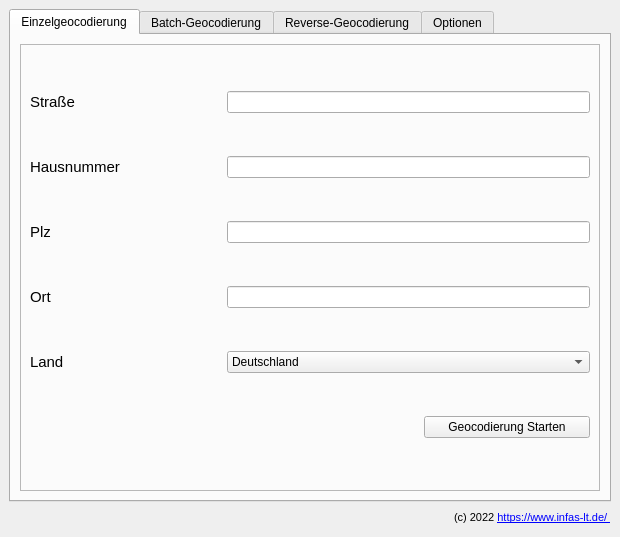
<?xml version="1.0" encoding="UTF-8"?>
<ui version="4.0">
 <class>infasLtGeocoderDockWidgetBase</class>
 <widget class="QDockWidget" name="infasLtGeocoderDockWidgetBase">
  <property name="geometry">
   <rect>
    <x>0</x>
    <y>0</y>
    <width>620</width>
    <height>537</height>
   </rect>
  </property>
  <property name="windowTitle">
   <string> infas LT Geocoder</string>
  </property>
  <widget class="QWidget" name="dockWidgetContents">
   <layout class="QGridLayout" name="gridLayout_3">
    <item row="0" column="0">
     <layout class="QHBoxLayout" name="horizontalLayout">
      <item>
       <widget class="QTabWidget" name="tabWidget">
        <property name="currentIndex">
         <number>0</number>
        </property>
        <widget class="QWidget" name="EinzelGeokodierung">
         <attribute name="title">
          <string>Einzelgeocodierung</string>
         </attribute>
         <layout class="QGridLayout" name="gridLayout_7">
          <item row="0" column="0">
           <widget class="QFrame" name="input_einzel">
            <property name="frameShape">
             <enum>QFrame::StyledPanel</enum>
            </property>
            <property name="frameShadow">
             <enum>QFrame::Raised</enum>
            </property>
            <layout class="QGridLayout" name="gridLayout">
             <item row="0" column="0">
              <widget class="QLabel" name="label_2">
               <property name="text">
                <string>&lt;html&gt;&lt;head/&gt;&lt;body&gt;&lt;p&gt;&lt;span style=&quot; font-size:11pt;&quot;&gt;Straße&lt;/span&gt;&lt;/p&gt;&lt;/body&gt;&lt;/html&gt;</string>
               </property>
              </widget>
             </item>
             <item row="0" column="1" colspan="2">
              <widget class="QLineEdit" name="strasse"/>
             </item>
             <item row="1" column="0">
              <widget class="QLabel" name="label_4">
               <property name="text">
                <string>&lt;html&gt;&lt;head/&gt;&lt;body&gt;&lt;p&gt;&lt;span style=&quot; font-size:11pt;&quot;&gt;Hausnummer&lt;/span&gt;&lt;/p&gt;&lt;/body&gt;&lt;/html&gt;</string>
               </property>
              </widget>
             </item>
             <item row="1" column="1" colspan="2">
              <widget class="QLineEdit" name="houseNr"/>
             </item>
             <item row="2" column="0">
              <widget class="QLabel" name="label_3">
               <property name="text">
                <string>&lt;html&gt;&lt;head/&gt;&lt;body&gt;&lt;p&gt;&lt;span style=&quot; font-size:11pt;&quot;&gt;Plz&lt;/span&gt;&lt;/p&gt;&lt;/body&gt;&lt;/html&gt;</string>
               </property>
              </widget>
             </item>
             <item row="2" column="1" colspan="2">
              <widget class="QLineEdit" name="plz"/>
             </item>
             <item row="3" column="0">
              <widget class="QLabel" name="label_5">
               <property name="text">
                <string>&lt;html&gt;&lt;head/&gt;&lt;body&gt;&lt;p&gt;&lt;span style=&quot; font-size:11pt;&quot;&gt;Ort&lt;/span&gt;&lt;/p&gt;&lt;/body&gt;&lt;/html&gt;</string>
               </property>
              </widget>
             </item>
             <item row="3" column="1" colspan="2">
              <widget class="QLineEdit" name="ort"/>
             </item>
             <item row="4" column="0">
              <widget class="QLabel" name="label_10">
               <property name="text">
                <string>&lt;html&gt;&lt;head/&gt;&lt;body&gt;&lt;p&gt;&lt;span style=&quot; font-size:11pt;&quot;&gt;Land&lt;/span&gt;&lt;/p&gt;&lt;/body&gt;&lt;/html&gt;</string>
               </property>
              </widget>
             </item>
             <item row="4" column="1" colspan="2">
              <widget class="QComboBox" name="landEinzel_ComboBox">
               <item>
                <property name="text">
                 <string>Deutschland</string>
                </property>
               </item>
               <item>
                <property name="text">
                 <string>Österreich</string>
                </property>
               </item>
               <item>
                <property name="text">
                 <string>Schweiz</string>
                </property>
               </item>
               <item>
                <property name="text">
                 <string>Liechtenstein</string>
                </property>
               </item>
              </widget>
             </item>
             <item row="5" column="0" colspan="2">
              <spacer name="horizontalSpacer_2">
               <property name="orientation">
                <enum>Qt::Horizontal</enum>
               </property>
               <property name="sizeHint" stdset="0">
                <size>
                 <width>388</width>
                 <height>20</height>
                </size>
               </property>
              </spacer>
             </item>
             <item row="5" column="2">
              <widget class="QPushButton" name="pushButtonSingleGeocoding">
               <property name="toolTip">
                <string/>
               </property>
               <property name="text">
                <string>Geocodierung Starten</string>
               </property>
               <property name="icon">
                <iconset>
                 <normaloff>../../../../.designer/backup/icons/Icon Einzelkodierung.png</normaloff>../../../../.designer/backup/icons/Icon Einzelkodierung.png</iconset>
               </property>
              </widget>
             </item>
            </layout>
           </widget>
          </item>
         </layout>
        </widget>
        <widget class="QWidget" name="BatchGeokodierung">
         <attribute name="title">
          <string>Batch-Geocodierung</string>
         </attribute>
         <layout class="QGridLayout" name="gridLayout_2">
          <item row="3" column="1">
           <widget class="QPushButton" name="pushButtonBatchGeocoding">
            <property name="toolTip">
             <string>Starten Sie den Antrag mit den vorgenommenen Konfigurationen</string>
            </property>
            <property name="text">
             <string>Geocodierung Starten</string>
            </property>
           </widget>
          </item>
          <item row="0" column="0" colspan="2">
           <layout class="QHBoxLayout" name="horizontalLayout_3">
            <property name="spacing">
             <number>6</number>
            </property>
            <item>
             <widget class="QLabel" name="label_6">
              <property name="text">
               <string>Layer:</string>
              </property>
             </widget>
            </item>
            <item>
             <widget class="QgsMapLayerComboBox" name="layerCombo">
              <property name="sizePolicy">
               <sizepolicy hsizetype="Expanding" vsizetype="Fixed">
                <horstretch>0</horstretch>
                <verstretch>0</verstretch>
               </sizepolicy>
              </property>
              <property name="minimumSize">
               <size>
                <width>0</width>
                <height>0</height>
               </size>
              </property>
              <property name="maximumSize">
               <size>
                <width>16777215</width>
                <height>16777215</height>
               </size>
              </property>
              <property name="toolTip">
               <string>Wählen Sie hier die zu geokodierenden Daten aus den offenen Ebenen aus</string>
              </property>
              <property name="editable">
               <bool>false</bool>
              </property>
              <property name="currentText">
               <string/>
              </property>
              <property name="showCrs">
               <bool>true</bool>
              </property>
             </widget>
            </item>
            <item>
             <spacer name="horizontalSpacer_6">
              <property name="orientation">
               <enum>Qt::Horizontal</enum>
              </property>
              <property name="sizeType">
               <enum>QSizePolicy::Fixed</enum>
              </property>
              <property name="sizeHint" stdset="0">
               <size>
                <width>40</width>
                <height>20</height>
               </size>
              </property>
             </spacer>
            </item>
            <item>
             <widget class="QPushButton" name="import_csv_button">
              <property name="sizePolicy">
               <sizepolicy hsizetype="Fixed" vsizetype="Fixed">
                <horstretch>0</horstretch>
                <verstretch>0</verstretch>
               </sizepolicy>
              </property>
              <property name="toolTip">
               <string>Hinzufügen weiterer Daten zur QGIS-Layerliste</string>
              </property>
              <property name="text">
               <string> Daten laden</string>
              </property>
              <property name="icon">
               <iconset>
                <normaloff>../../../../.designer/backup/icons/uploadFile.png</normaloff>../../../../.designer/backup/icons/uploadFile.png</iconset>
              </property>
             </widget>
            </item>
           </layout>
          </item>
          <item row="3" column="0">
           <spacer name="horizontalSpacer_3">
            <property name="orientation">
             <enum>Qt::Horizontal</enum>
            </property>
            <property name="sizeHint" stdset="0">
             <size>
              <width>412</width>
              <height>13</height>
             </size>
            </property>
           </spacer>
          </item>
          <item row="1" column="0" colspan="2">
           <widget class="QLabel" name="label_7">
            <property name="toolTip">
             <string>&lt;html&gt;&lt;head/&gt;&lt;body&gt;&lt;p&gt;Ordnen Sie an dieser Stelle den bestehenden Feldern der Eingabedaten per Drop-Down-Menü den entsprechenden Geokodierungs-Parametern zu. &lt;/p&gt;&lt;p&gt;Sollten in Ihrer Ausgangsdatei der Straßenname und die Hausnummer in einem Feld strukturiert sein, so können Sie dieses Feld mit dem Geokodierungs-Parameter &amp;quot;Straße + Hausnummer&amp;quot; verbinden. Stehen die Werte für Hausnummer und Hausnummernzusatz (z.B. 49a) in der Ausgangsdatei in einem Feld, so ist diese mit dem Geokodierungs-Parameter &amp;quot;Hausnummer&amp;quot; zu verbinden.&lt;/p&gt;&lt;/body&gt;&lt;/html&gt;</string>
            </property>
            <property name="text">
             <string>Auswahl der Geocodierungsparameter</string>
            </property>
           </widget>
          </item>
          <item row="2" column="0" colspan="2">
           <widget class="QFrame" name="frame_2">
            <property name="toolTip">
             <string/>
            </property>
            <property name="autoFillBackground">
             <bool>true</bool>
            </property>
            <property name="frameShape">
             <enum>QFrame::StyledPanel</enum>
            </property>
            <property name="frameShadow">
             <enum>QFrame::Sunken</enum>
            </property>
            <layout class="QGridLayout" name="gridLayout_6">
             <item row="0" column="0">
              <layout class="QHBoxLayout" name="horizontalLayout_12">
               <item>
                <widget class="QLabel" name="label_8">
                 <property name="text">
                  <string>Feldname</string>
                 </property>
                </widget>
               </item>
               <item>
                <widget class="QLabel" name="label_9">
                 <property name="text">
                  <string>Zuordnung für Geocoder</string>
                 </property>
                </widget>
               </item>
              </layout>
             </item>
             <item row="1" column="0">
              <widget class="Line" name="line">
               <property name="orientation">
                <enum>Qt::Horizontal</enum>
               </property>
              </widget>
             </item>
             <item row="2" column="0">
              <widget class="QScrollArea" name="scrollArea">
               <property name="sizePolicy">
                <sizepolicy hsizetype="Expanding" vsizetype="Expanding">
                 <horstretch>0</horstretch>
                 <verstretch>0</verstretch>
                </sizepolicy>
               </property>
               <property name="frameShape">
                <enum>QFrame::NoFrame</enum>
               </property>
               <property name="widgetResizable">
                <bool>true</bool>
               </property>
               <widget class="QWidget" name="scrollAreaWidgetContents">
                <property name="geometry">
                 <rect>
                  <x>0</x>
                  <y>0</y>
                  <width>100</width>
                  <height>30</height>
                 </rect>
                </property>
                <layout class="QVBoxLayout" name="verticalLayout_6">
                 <property name="spacing">
                  <number>6</number>
                 </property>
                 <property name="leftMargin">
                  <number>0</number>
                 </property>
                 <property name="topMargin">
                  <number>0</number>
                 </property>
                 <property name="rightMargin">
                  <number>0</number>
                 </property>
                 <property name="bottomMargin">
                  <number>0</number>
                 </property>
                 <item>
                  <layout class="QGridLayout" name="parameterGrid">
                   <property name="bottomMargin">
                    <number>12</number>
                   </property>
                  </layout>
                 </item>
                </layout>
               </widget>
              </widget>
             </item>
            </layout>
           </widget>
          </item>
         </layout>
        </widget>
        <widget class="QWidget" name="ReverseGeocodierung">
         <attribute name="title">
          <string>Reverse-Geocodierung</string>
         </attribute>
         <layout class="QGridLayout" name="gridLayout_4">
          <item row="0" column="0">
           <widget class="QFrame" name="frame_5">
            <property name="frameShape">
             <enum>QFrame::StyledPanel</enum>
            </property>
            <property name="frameShadow">
             <enum>QFrame::Raised</enum>
            </property>
            <layout class="QGridLayout" name="gridLayout_5">
             <item row="0" column="0">
              <widget class="QLabel" name="label_12">
               <property name="text">
                <string>&lt;html&gt;&lt;head/&gt;&lt;body&gt;&lt;p&gt;&lt;span style=&quot; font-size:11pt;&quot;&gt;Breitengrad (Latitude)&lt;/span&gt;&lt;/p&gt;&lt;/body&gt;&lt;/html&gt;</string>
               </property>
              </widget>
             </item>
             <item row="0" column="1" colspan="2">
              <widget class="QLineEdit" name="lat">
               <property name="placeholderText">
                <string/>
               </property>
              </widget>
             </item>
             <item row="1" column="0">
              <widget class="QLabel" name="label_18">
               <property name="text">
                <string>&lt;html&gt;&lt;head/&gt;&lt;body&gt;&lt;p&gt;&lt;span style=&quot; font-size:11pt;&quot;&gt;Längengrad (Longitude)&lt;/span&gt;&lt;/p&gt;&lt;/body&gt;&lt;/html&gt;</string>
               </property>
              </widget>
             </item>
             <item row="1" column="1" colspan="2">
              <widget class="QLineEdit" name="lon"/>
             </item>
             <item row="2" column="0" colspan="2">
              <widget class="QLabel" name="licenseLabel">
               <property name="text">
                <string>Für die Reverse-Geocodierung ist ein Lizenzschlüssel erforderlich</string>
               </property>
              </widget>
             </item>
             <item row="2" column="2">
              <widget class="QPushButton" name="pushButtonReverseGeocoding">
               <property name="toolTip">
                <string>Starten Sie den Antrag mit den vorgenommenen Konfigurationen</string>
               </property>
               <property name="text">
                <string>Geocodierung Starten</string>
               </property>
               <property name="icon">
                <iconset>
                 <normaloff>../../.designer/backup/icons/Icon Einzelkodierung.png</normaloff>../../.designer/backup/icons/Icon Einzelkodierung.png</iconset>
               </property>
              </widget>
             </item>
            </layout>
           </widget>
          </item>
         </layout>
        </widget>
        <widget class="QWidget" name="Optionen">
         <attribute name="title">
          <string>Optionen</string>
         </attribute>
         <layout class="QGridLayout" name="gridLayout_9">
          <item row="0" column="0">
           <widget class="QFrame" name="frame">
            <property name="autoFillBackground">
             <bool>true</bool>
            </property>
            <property name="frameShape">
             <enum>QFrame::StyledPanel</enum>
            </property>
            <property name="frameShadow">
             <enum>QFrame::Sunken</enum>
            </property>
            <layout class="QGridLayout" name="gridLayout_8">
             <item row="0" column="0">
              <widget class="QLabel" name="label_17">
               <property name="toolTip">
                <string>&lt;html&gt;&lt;head/&gt;&lt;body&gt;&lt;p&gt;&lt;span style=&quot; font-family:'Open Sans','sans-serif'; font-size:16px; color:#212529; background-color:#ffffff;&quot;&gt;Ohne Lizenzschlüsse werden die Ergebnisse auf ein 100m Inspire-Raster verschoben.&lt;/span&gt;&lt;/p&gt;&lt;/body&gt;&lt;/html&gt;</string>
               </property>
               <property name="text">
                <string>&lt;html&gt;&lt;head/&gt;&lt;body&gt;&lt;p&gt;&lt;span style=&quot; font-size:11pt;&quot;&gt;Lizenzschlüssel&lt;/span&gt;&lt;/p&gt;&lt;/body&gt;&lt;/html&gt;</string>
               </property>
              </widget>
             </item>
             <item row="0" column="1">
              <widget class="QLineEdit" name="license">
               <property name="toolTip">
                <string>Ohne Anmeldung werden die Ergebnisse auf ein 100m Inspire-Raster verschoben.</string>
               </property>
              </widget>
             </item>
             <item row="1" column="0" colspan="2">
              <widget class="QLabel" name="label">
               <property name="text">
                <string>Hinweis: Ohne Lizenzschlüssel werden die Ergebnisse auf ein 100m Inspire-Raster verschoben.</string>
               </property>
              </widget>
             </item>
             <item row="2" column="0" colspan="2">
              <widget class="QLabel" name="contactLabel">
               <property name="text">
                <string>&lt;html&gt;&lt;head/&gt;&lt;body&gt;&lt;p&gt;&lt;span style=&quot; font-size:8pt;&quot;&gt;Um einen Lizenzschlüssel zu erhalten, kontaktieren Sie uns bitte: &lt;a href=&quot;mailto:Vertrieb@infas-LT.de?subject=infas LT Geocoder - Anfrage Lizenzschlüssel&quot;&gt;Vertrieb@infas-LT.de &lt;/a&gt;&lt;/span&gt;&lt;/p&gt;&lt;/body&gt;&lt;/html&gt;</string>
               </property>
              </widget>
             </item>
             <item row="3" column="0" colspan="2">
              <widget class="QCheckBox" name="checkBoxAttributeTable">
               <property name="text">
                <string>Attributtabelle nach Geocodierung anzeigen</string>
               </property>
              </widget>
             </item>
             <item row="4" column="0">
              <widget class="QLabel" name="label_16">
               <property name="toolTip">
                <string>&lt;html&gt;&lt;head/&gt;&lt;body&gt;&lt;p&gt;Ordnen Sie an dieser Stelle den bestehenden Feldern der Eingabedaten per Drop-Down-Menü den entsprechenden Geokodierungs-Parametern zu. &lt;/p&gt;&lt;p&gt;Sollten in Ihrer Ausgangsdatei der Straßenname und die Hausnummer in einem Feld strukturiert sein, so können Sie dieses Feld mit dem Geokodierungs-Parameter &amp;quot;Straße + Hausnummer&amp;quot; verbinden. Stehen die Werte für Hausnummer und Hausnummernzusatz (z.B. 49a) in der Ausgangsdatei in einem Feld, so ist diese mit dem Geokodierungs-Parameter &amp;quot;Hausnummer&amp;quot; zu verbinden.&lt;/p&gt;&lt;/body&gt;&lt;/html&gt;</string>
               </property>
               <property name="text">
                <string>Logs</string>
               </property>
              </widget>
             </item>
             <item row="5" column="0" colspan="2">
              <widget class="Line" name="line_2">
               <property name="orientation">
                <enum>Qt::Horizontal</enum>
               </property>
              </widget>
             </item>
             <item row="6" column="0" colspan="2">
              <widget class="QTextEdit" name="logEdit">
               <property name="readOnly">
                <bool>true</bool>
               </property>
              </widget>
             </item>
            </layout>
           </widget>
          </item>
         </layout>
        </widget>
       </widget>
      </item>
     </layout>
    </item>
    <item row="1" column="0">
     <layout class="QHBoxLayout" name="horizontalLayout_2">
      <item>
       <spacer name="horizontalSpacer_5">
        <property name="orientation">
         <enum>Qt::Horizontal</enum>
        </property>
        <property name="sizeHint" stdset="0">
         <size>
          <width>40</width>
          <height>20</height>
         </size>
        </property>
       </spacer>
      </item>
      <item>
       <widget class="QLabel" name="copyrightLabel">
        <property name="text">
         <string>&lt;html&gt;&lt;head/&gt;&lt;body&gt;&lt;p&gt;&lt;span style=&quot; font-size:8pt;&quot;&gt; (c)  2022  &lt;a href=&quot;https://www.infas-lt.de/&quot;&gt;https://www.infas-lt.de/ &lt;/a&gt;&lt;/span&gt;&lt;/p&gt;&lt;/body&gt;&lt;/html&gt;</string>
        </property>
       </widget>
      </item>
     </layout>
    </item>
   </layout>
  </widget>
 </widget>
 <customwidgets>
  <customwidget>
   <class>QgsMapLayerComboBox</class>
   <extends>QComboBox</extends>
   <header>qgsmaplayercombobox.h</header>
  </customwidget>
 </customwidgets>
 <resources/>
 <connections/>
</ui>
